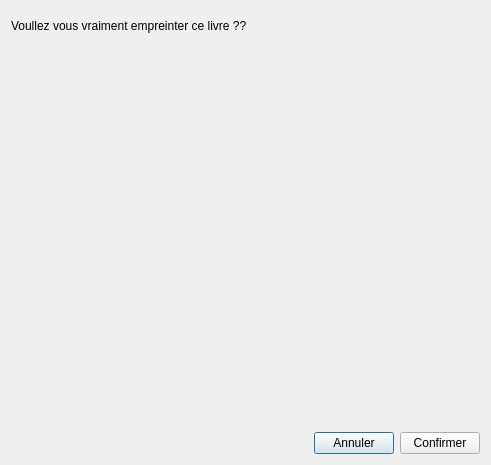
<?xml version="1.0" encoding="UTF-8"?>
<ui version="4.0">
 <class>empreinter</class>
 <widget class="QDialog" name="empreinter">
  <property name="geometry">
   <rect>
    <x>0</x>
    <y>0</y>
    <width>491</width>
    <height>465</height>
   </rect>
  </property>
  <property name="windowTitle">
   <string>Votre livre</string>
  </property>
  <property name="sizeGripEnabled">
   <bool>false</bool>
  </property>
  <property name="modal">
   <bool>false</bool>
  </property>
  <layout class="QVBoxLayout" name="verticalLayout">
   <item>
    <widget class="QLabel" name="label">
     <property name="text">
      <string>Voullez vous vraiment empreinter ce livre ??</string>
     </property>
    </widget>
   </item>
   <item>
    <widget class="QWidget" name="widget" native="true">
     <property name="minimumSize">
      <size>
       <width>224</width>
       <height>380</height>
      </size>
     </property>
    </widget>
   </item>
   <item>
    <layout class="QHBoxLayout" name="horizontalLayout">
     <item>
      <spacer name="horizontalSpacer">
       <property name="orientation">
        <enum>Qt::Horizontal</enum>
       </property>
       <property name="sizeHint" stdset="0">
        <size>
         <width>40</width>
         <height>20</height>
        </size>
       </property>
      </spacer>
     </item>
     <item>
      <widget class="QPushButton" name="close">
       <property name="text">
        <string>Annuler</string>
       </property>
      </widget>
     </item>
     <item>
      <widget class="QPushButton" name="confirmation">
       <property name="text">
        <string>Confirmer</string>
       </property>
      </widget>
     </item>
    </layout>
   </item>
  </layout>
 </widget>
 <resources/>
 <connections/>
</ui>
